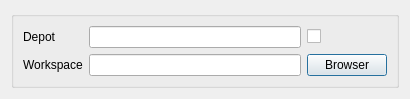
<?xml version="1.0" encoding="UTF-8"?>
<ui version="4.0">
 <class>Exporter</class>
 <widget class="QDialog" name="Exporter">
  <property name="geometry">
   <rect>
    <x>0</x>
    <y>0</y>
    <width>410</width>
    <height>87</height>
   </rect>
  </property>
  <property name="windowTitle">
   <string>Exporter</string>
  </property>
  <layout class="QGridLayout" name="gridLayout">
   <item row="0" column="1">
    <widget class="QGroupBox" name="groupBox_4">
     <property name="title">
      <string/>
     </property>
     <layout class="QGridLayout" name="gridLayout_2">
      <item row="0" column="0">
       <widget class="QLabel" name="label">
        <property name="text">
         <string>Depot</string>
        </property>
       </widget>
      </item>
      <item row="0" column="1">
       <widget class="QLineEdit" name="depotLE">
        <property name="readOnly">
         <bool>true</bool>
        </property>
       </widget>
      </item>
      <item row="0" column="2">
       <widget class="QCheckBox" name="exportBranchCB">
        <property name="text">
         <string/>
        </property>
       </widget>
      </item>
      <item row="1" column="0">
       <widget class="QLabel" name="label_2">
        <property name="text">
         <string>Workspace</string>
        </property>
       </widget>
      </item>
      <item row="1" column="1">
       <widget class="QLineEdit" name="workspaceLE">
        <property name="inputMask">
         <string/>
        </property>
        <property name="echoMode">
         <enum>QLineEdit::Normal</enum>
        </property>
        <property name="readOnly">
         <bool>true</bool>
        </property>
        <property name="placeholderText">
         <string/>
        </property>
       </widget>
      </item>
      <item row="1" column="2">
       <widget class="QPushButton" name="browserBTN">
        <property name="text">
         <string>Browser</string>
        </property>
       </widget>
      </item>
     </layout>
    </widget>
   </item>
  </layout>
 </widget>
 <resources/>
 <connections/>
</ui>
